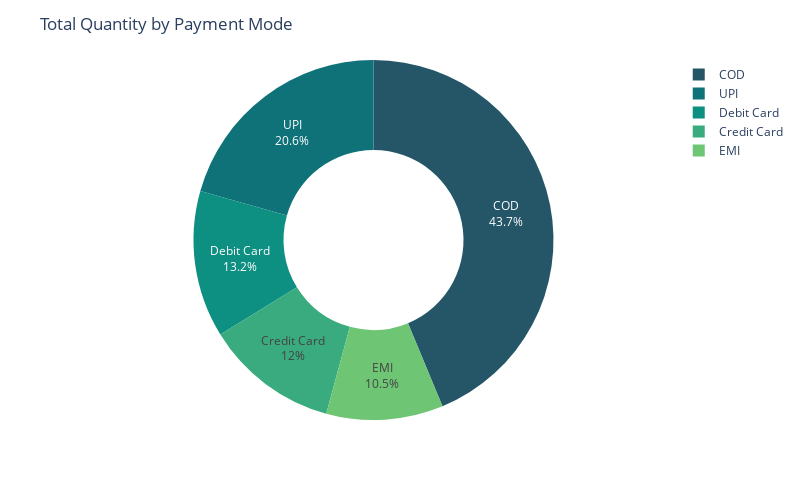

Notebook source saved alongside this figure:
### Code cell
fig = px.pie(data_frame=quan_by_pay_mode, names='PaymentMode', labels='PaymentMode', values='Quantity', hole=0.5, color_discrete_sequence=px.colors.sequential.Aggrnyl)
fig.update_layout(title='Total Quantity by Payment Mode', autosize=False, height=500, width=800)
fig.update_traces(textinfo='percent+label', hoverinfo='label+value')
fig.show()

### Figure 1 — Plotly figure (JSON) as saved in the notebook; plotly's stock layout.template omitted (floating-point values rounded to 4 significant figures)
{"data": [{"domain": {"x": [0, 1], "y": [0, 1]}, "hole": 0.5, "hoverinfo": "label+value", "hovertemplate": "PaymentMode=%{label}<br>Quantity=%{value}<extra></extra>", "labels": ["COD", "Credit Card", "Debit Card", "EMI", "UPI"], "legendgroup": "", "name": "", "showlegend": true, "textinfo": "percent+label", "type": "pie", "values": [2456, 672, 741, 589, 1157]}], "layout": {"autosize": false, "height": 500, "legend": {"tracegroupgap": 0}, "margin": {"t": 60}, "piecolorway": ["rgb(36, 86, 104)", "rgb(15, 114, 121)", "rgb(13, 143, 129)", "rgb(57, 171, 126)", "rgb(110, 197, 116)", "rgb(169, 220, 103)", "rgb(237, 239, 93)"], "title": {"text": "Total Quantity by Payment Mode"}, "width": 800}}
